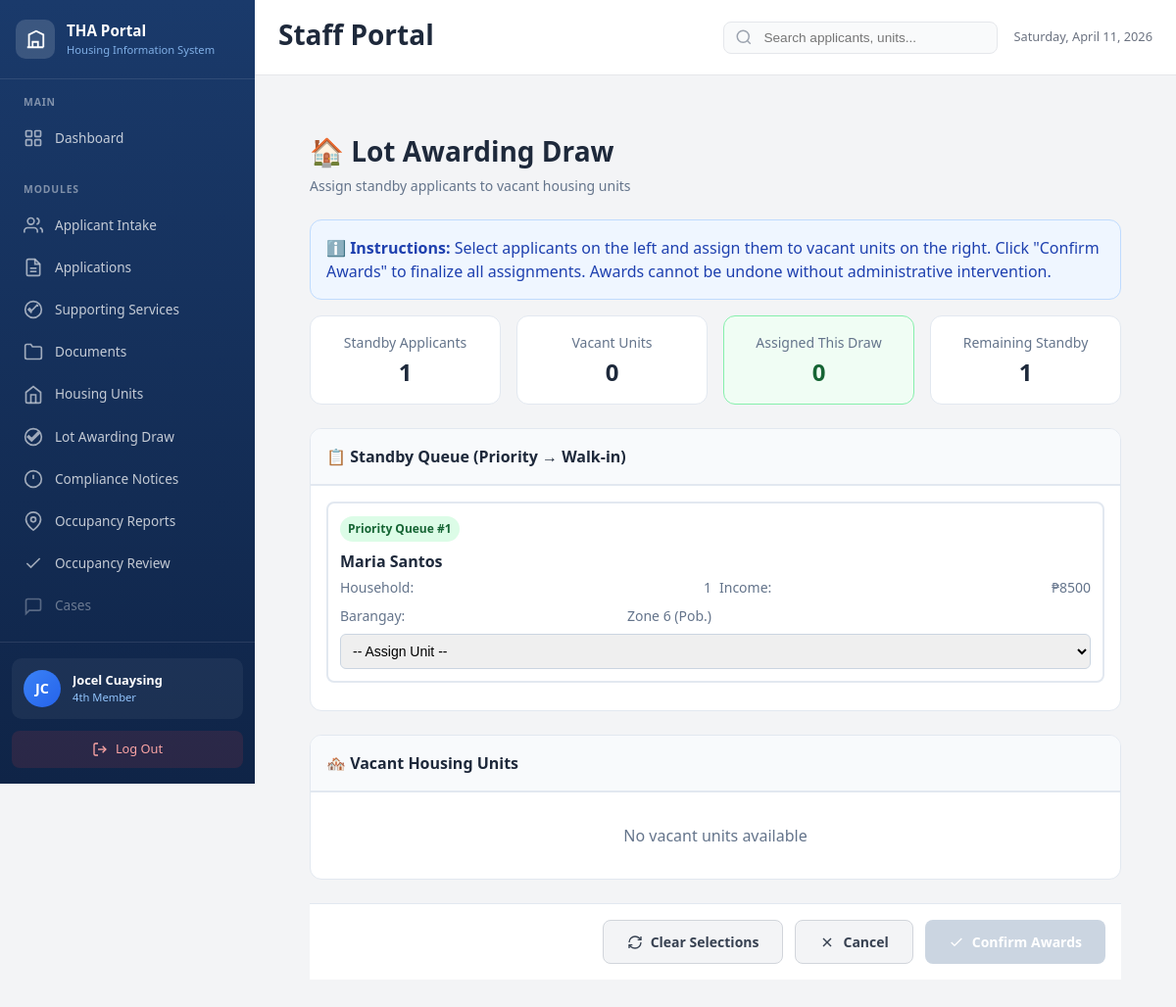
Before: /units/awarding-draw/ (signed in) with the older database file.
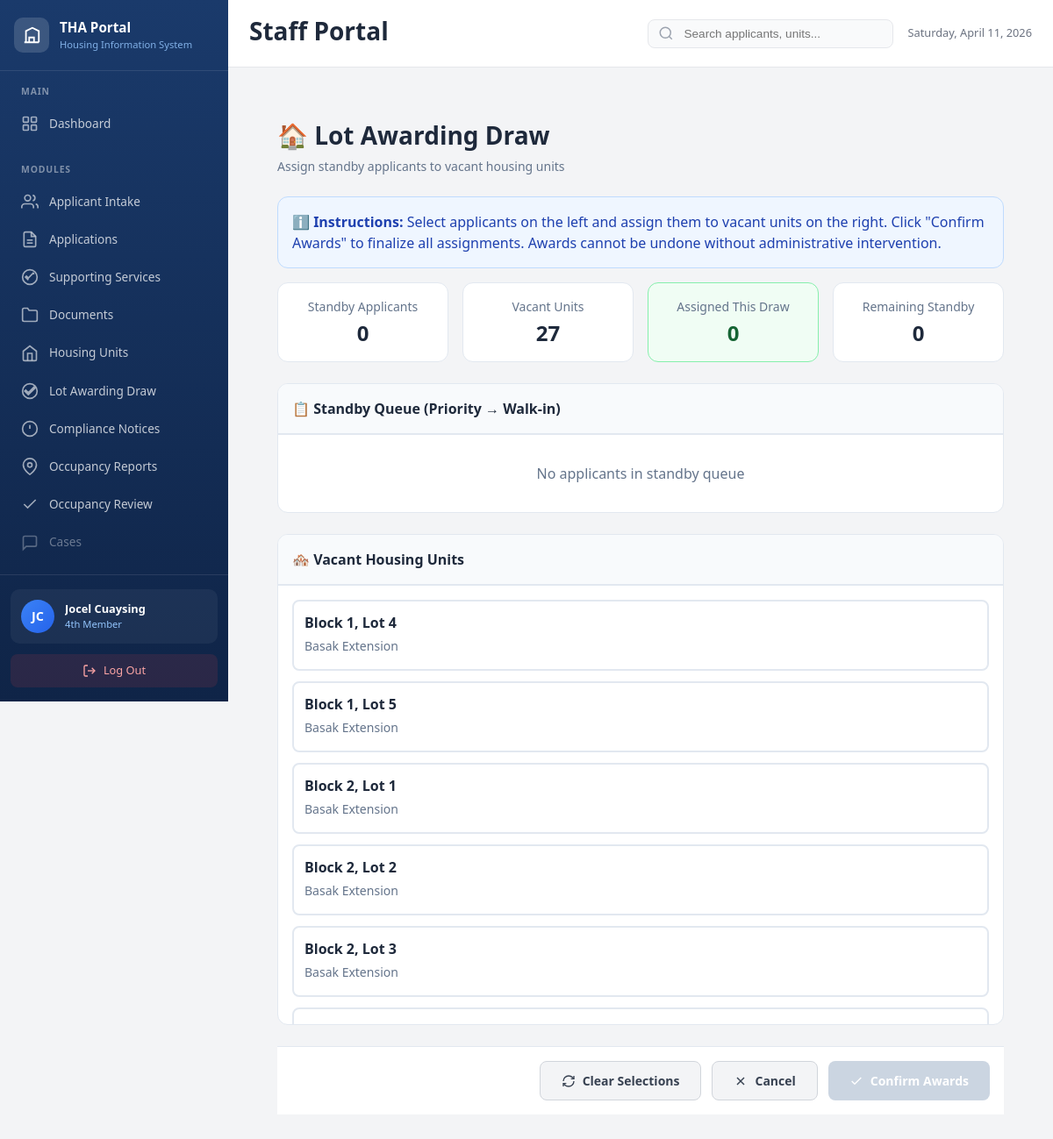
After: the same page with the newer database file.
### intake/models.py (models this page shows, shortened)
class QueueEntry(models.Model):
    QUEUE_TYPE_CHOICES = [
        ('priority', 'Priority Queue'),
        ('walk_in', 'Walk-in FIFO Queue'),
    ]
    STATUS_CHOICES = [
        ('active', 'Active - Waiting'),
        ('notified', 'Notified for Requirements'),
        ('processing', 'Processing Application'),
        ('completed', 'Completed - Moved to Application'),
        ('removed', 'Removed from Queue'),
    ]
    id = models.UUIDField(primary_key=True, default=uuid.uuid4, editable=False)
    applicant = models.ForeignKey(
        Applicant,
        on_delete=models.CASCADE,
        related_name='queue_entries'
    )
    queue_type = models.CharField(max_length=20, choices=QUEUE_TYPE_CHOICES)
    position = models.PositiveIntegerField(
        verbose_name="Queue Position",
        help_text="Position number in the queue (FIFO order)"
    )
    status = models.CharField(max_length=20, choices=STATUS_CHOICES, default='active')
    entered_at = models.DateTimeField(auto_now_add=True)
    notified_at = models.DateTimeField(null=True, blank=True)
    completed_at = models.DateTimeField(null=True, blank=True)
    added_by = models.ForeignKey(
        settings.AUTH_USER_MODEL,
        on_delete=models.SET_NULL,
        null=True,
        related_name='queue_entries_added'
    )
    class Meta:
        ordering = ['queue_type', 'position']
        verbose_name = "Queue Entry"
        verbose_name_plural = "Queue Entries"
        constraints = [
            models.UniqueConstraint(
                fields=['queue_type', 'position'],
                condition=models.Q(status='active'),
                name='unique_active_queue_position'
            )
        ]

class Applicant(models.Model):
    CHANNEL_CHOICES = [
        ('landowner', 'Channel A - Landowner Submission'),
        ('danger_zone', 'Channel B - Danger Zone Walk-in'),
        ('walk_in', 'Channel C - Regular Walk-in'),
    ]
    STATUS_CHOICES = [
        ('pending', 'Pending Eligibility Check'),
        ('pending_cdrrmo', 'Pending CDRRMO Certification'),
        ('eligible', 'Eligible - In Queue'),
        ('disqualified', 'Disqualified'),
        ('requirements', 'Submitting Requirements'),
        ('application', 'Application In Progress'),
        ('standby', 'Fully Approved - Standby'),
        ('awarded', 'Lot Awarded'),
        ('blacklisted', 'Blacklisted'),
    ]
    id = models.UUIDField(primary_key=True, default=uuid.uuid4, editable=False)
    reference_number = models.CharField(max_length=20, unique=True, editable=False)
    full_name = models.CharField(max_length=255, verbose_name="Full Name")
    date_of_birth = models.DateField(null=True, blank=True)
    phone_number = models.CharField(max_length=20, blank=True, verbose_name="Contact Number")
    barangay = models.ForeignKey(
        Barangay,
        on_delete=models.PROTECT,
        related_name='applicants',
        verbose_name="Barangay of Origin"
    )
    current_address = models.TextField(verbose_name="Current Address/Location")
    years_residing = models.PositiveIntegerField(
        default=0,
        verbose_name="Years at Current Location"
    )
    monthly_income = models.DecimalField(
        max_digits=10,
        decimal_places=2,
        verbose_name="Monthly Household Income (₱)",
        validators=[MinValueValidator(0)]
    )
    household_size = models.PositiveIntegerField(
        default=1,
        verbose_name="Declared Household Size",
        help_text="Number of household members as declared during registration"
    )
    channel = models.CharField(max_length=20, choices=CHANNEL_CHOICES)
    status = models.CharField(max_length=20, choices=STATUS_CHOICES, default='pending')
    danger_zone_type = models.CharField(
        max_length=50,
        blank=True,
        verbose_name="Type of Danger Zone",
        help_text="flood_prone, landslide, storm_surge, river_bank, cliff_edge, coastal, other"
    )
    danger_zone_location = models.CharField(
        max_length=255,
        blank=True,
        verbose_name="Specific Danger Zone Location"
    )
    isf_record = models.OneToOneField(
        ISFRecord,
        on_delete=models.SET_NULL,
        null=True,
        blank=True,
        related_name='applicant_profile',
        help_text="Links to original ISF record if from landowner submission"
    )
    has_property_in_talisay = models.BooleanField(
        default=False,
        verbose_name="Owns Property in Talisay City"
    )
    disqualification_reason = models.TextField(blank=True)
    registered_by = models.ForeignKey(
        settings.AUTH_USER_MODEL,
        on_delete=models.SET_NULL,
        null=True,
        related_name='registered_applicants'
    )
    eligibility_checked_by = models.ForeignKey(
        settings.AUTH_USER_MODEL,
        on_delete=models.SET_NULL,
        null=True,
        blank=True,
        related_name='eligibility_checked_applicants'
    )
    doc_brgy_residency = models.BooleanField(default=False, verbose_name="Brgy. Certificate of Residency")
    doc_brgy_indigency = models.BooleanField(default=False, verbose_name="Brgy. Certificate of Indigency")
    doc_cedula = models.BooleanField(default=False, verbose_name="Cedula")
    doc_police_clearance = models.BooleanField(default=False, verbose_name="Police Clearance")
    doc_no_property = models.BooleanField(default=False, verbose_name="Certificate of No Property")
    doc_2x2_picture = models.BooleanField(default=False, verbose_name="2x2 Picture")
    doc_sketch_location = models.BooleanField(default=False, verbose_name="Sketch of House Location")
    registration_sms_sent = models.BooleanField(default=False, verbose_name="Registration SMS Sent")
    eligibility_sms_sent = models.BooleanField(default=False, verbose_name="Eligibility SMS Sent")
    created_at = models.DateTimeField(auto_now_add=True)
    updated_at = models.DateTimeField(auto_now=True)
    eligibility_checked_at = models.DateTimeField(null=True, blank=True)
    class Meta:
        ordering = ['created_at']
        verbose_name = "Applicant"
        verbose_name_plural = "Applicants"

class Barangay(models.Model):
    name = models.CharField(max_length=100, unique=True)
    is_active = models.BooleanField(default=True)
    class Meta:
        ordering = ['name']
        verbose_name = "Barangay"
        verbose_name_plural = "Barangays"
    def __str__(self):
        return self.name

### units/models.py (models this page shows, shortened)
class HousingUnit(models.Model):
    STATUS_CHOICES = [
        ('Vacant — available', 'Vacant — available'),
        ('Occupied', 'Occupied'),
        ('Under notice (30-day)', 'Under notice (30-day)'),
        ('Final notice (10-day)', 'Final notice (10-day)'),
        ('Repossessed', 'Repossessed'),
        ('maintenance', 'Under Maintenance'),
    ]
    NOTICE_TYPE_CHOICES = [
        ('30-day', '30-day notice'),
        ('10-day', '10-day final notice'),
    ]
    id = models.UUIDField(primary_key=True, default=uuid.uuid4, editable=False)
    site = models.ForeignKey(
        RelocationSite,
        on_delete=models.CASCADE,
        related_name='units'
    )
    block_number = models.CharField(max_length=10)
    lot_number = models.CharField(max_length=10)
    area_sqm = models.DecimalField(
        max_digits=8,
        decimal_places=2,
        null=True,
        blank=True,
        verbose_name="Area (sq.m.)"
    )
    status = models.CharField(max_length=50, choices=STATUS_CHOICES, default='Vacant — available')
    occupant_name = models.CharField(max_length=200, blank=True, null=True)
    occupant_id = models.CharField(max_length=100, blank=True, null=True)
    notice_type = models.CharField(
        max_length=20,
        choices=NOTICE_TYPE_CHOICES,
        blank=True,
        null=True
    )
    notice_date_issued = models.DateTimeField(null=True, blank=True)
    notice_deadline = models.DateField(null=True, blank=True)
    is_escalated = models.BooleanField(default=False)
    escalation_reason = models.TextField(blank=True)
    location_notes = models.TextField(blank=True)
    created_at = models.DateTimeField(auto_now_add=True)
    updated_at = models.DateTimeField(auto_now=True)
    class Meta:
        ordering = ['site', 'block_number', 'lot_number']
        verbose_name = "Housing Unit"
        verbose_name_plural = "Housing Units"
        constraints = [
            models.UniqueConstraint(
                fields=['site', 'block_number', 'lot_number'],
                name='unique_unit_per_site'
            )
        ]

class RelocationSite(models.Model):
    id = models.UUIDField(primary_key=True, default=uuid.uuid4, editable=False)
    name = models.CharField(max_length=100, unique=True)
    code = models.CharField(max_length=20, unique=True)
    address = models.TextField()
    barangay = models.ForeignKey(
        'intake.Barangay',
        on_delete=models.PROTECT,
        related_name='relocation_sites'
    )
    total_blocks = models.PositiveIntegerField(default=0)
    total_lots = models.PositiveIntegerField(default=0)
    is_active = models.BooleanField(default=True)
    caretaker = models.ForeignKey(
        settings.AUTH_USER_MODEL,
        on_delete=models.SET_NULL,
        null=True,
        blank=True,
        related_name='assigned_sites'
    )
    notes = models.TextField(blank=True)
    created_at = models.DateTimeField(auto_now_add=True)
    class Meta:
        ordering = ['name']
        verbose_name = "Relocation Site"
        verbose_name_plural = "Relocation Sites"

### units/views.py (the view)
# urls.py: path('awarding-draw/', views.lot_awarding_draw, name='lot_awarding_draw'),
@login_required
@require_http_methods(["GET", "POST"])
def lot_awarding_draw(request):
    if request.user.position not in ['fourth_member']:
        return render(request, 'common/access_denied.html',
                      {'message': 'Only the Lot Coordinator (Fourth Member) can access this function.'}, status=403)
    if request.method == 'POST':
        return process_lot_awards(request)
    standby_applicants = (
        QueueEntry.objects
        .filter(status='active')
        .select_related('applicant')
        .order_by('queue_type', 'position')  # Priority first, then walk-in
    )
    vacant_units = (
        HousingUnit.objects
        .filter(status='vacant')
        .select_related('site')
        .order_by('site__name', 'block_number', 'lot_number')
    )
    sites = RelocationSite.objects.all().values('id', 'name')
    context = {
        'standby_applicants': standby_applicants,
        'vacant_units': vacant_units,
        'sites': sites,
        'total_standby': standby_applicants.count(),
        'total_vacant': vacant_units.count(),
    }
    return render(request, 'units/lot_awarding_draw.html', context)

### accounts/models.py (called while the page is built)
    def get_position_display_short(self):
        short_labels = {
            'head': 'Head',
            'oic': 'OIC',
            'second_member': '2nd Member',
            'third_member': '3rd Member',
            'fourth_member': '4th Member',
            'fifth_member': '5th Member',
            'caretaker': 'Caretaker',
            'ronda': 'Ronda',
            'field': 'Field',
        }
        return short_labels.get(self.position, 'Staff')

### templates/units/lot_awarding_draw.html (shortened to what the changed rows need)
{% extends 'staff_base.html' %}
{% load static %}
{% block content %}
<div class="lot-awarding-container">
    <div class="page-header">
        <div>
            <h1 class="page-title">🏠 Lot Awarding Draw</h1>
        </div>
    </div>
    <div class="stats-row">
        <div class="stat-box">
            <div class="stat-label">Standby Applicants</div>
            <div class="stat-value">{{ total_standby }}</div>
        </div>
        <div class="stat-box">
            <div class="stat-label">Vacant Units</div>
            <div class="stat-value">{{ total_vacant }}</div>
        </div>
        <div class="stat-box">
            <div class="stat-label">Remaining Standby</div>
            <div class="stat-value" id="remainingCount">{{ total_standby }}</div>
        </div>
    </div>
    <div class="split-screen">
        <div class="panel">
            <div class="panel-content" id="applicantsPanel">
                {% for queue_entry in standby_applicants %}
                <div class="applicant-item" data-queue-id="{{ queue_entry.id }}" data-applicant-id="{{ queue_entry.applicant.id }}">
                    <div class="applicant-queue {{ queue_entry.queue_type }}">
                        {{ queue_entry.get_queue_type_display }} #{{ queue_entry.position }}
                    </div>
                    <div class="applicant-name">{{ queue_entry.applicant.full_name }}</div>
                    <div class="applicant-info">
                        <div class="applicant-info-item">
                            <span class="applicant-info-label">Household:</span>
                            <span>{{ queue_entry.applicant.household_size }}</span>
                        </div>
                        <div class="applicant-info-item">
                            <span class="applicant-info-label">Income:</span>
                            <span>₱{{ queue_entry.applicant.monthly_income|floatformat:0 }}</span>
                        </div>
                        <div class="applicant-info-item">
                            <span class="applicant-info-label">Barangay:</span>
                            <span>{{ queue_entry.applicant.barangay }}</span>
                        </div>
                    </div>
                    <select class="assignment-dropdown" data-queue-id="{{ queue_entry.id }}" onchange="assignUnit(this)">
                        <option value="">-- Assign Unit --</option>
                    </select>
                </div>
                {% empty %}
                <div style="padding: 1rem; text-align: center; color: #64748b;">
                    No applicants in standby queue
                </div>
                {% endfor %}
            </div>
        </div>
        <div class="panel">
            <div class="panel-content" id="unitsPanel">
                {% for unit in vacant_units %}
                <div class="unit-item" data-unit-id="{{ unit.id }}" id="unit-{{ unit.id }}">
                    <div class="unit-block-lot">Block {{ unit.block_number }}, Lot {{ unit.lot_number }}</div>
                    <div class="unit-site">{{ unit.site.name }}</div>
                </div>
                {% empty %}
                <div style="padding: 1rem; text-align: center; color: #64748b;">
                    No vacant units available
                </div>
                {% endfor %}
            </div>
        </div>
    </div>
</div>
{% endblock %}

Changed rows visible on the page:
no longer on this page (row edited): QueueEntry: queue_type "Priority Queue", position "1", applicant.full_name "Maria Santos", applicant.household_size "1", applicant.monthly_income "8500", applicant.barangay "Zone 6 (Pob.)"
added HousingUnit: block_number "1", lot_number "4", site.name "Basak Extension"
added HousingUnit: block_number "1", lot_number "5", site.name "Basak Extension"
added HousingUnit: block_number "2", lot_number "1", site.name "Basak Extension"
added HousingUnit: block_number "2", lot_number "2", site.name "Basak Extension"
added HousingUnit: block_number "2", lot_number "3", site.name "Basak Extension"
Other visible differences:
{{ total_standby }}: "1" → "0"
{{ total_vacant }}: "0" → "27"
text no longer shown: "No vacant units available"
text now shown: "No applicants in standby queue"
